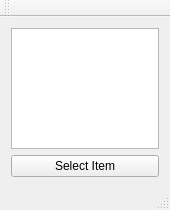
<?xml version="1.0" encoding="UTF-8"?>
<ui version="4.0">
 <class>MainWindow</class>
 <widget class="QMainWindow" name="MainWindow">
  <property name="geometry">
   <rect>
    <x>0</x>
    <y>0</y>
    <width>170</width>
    <height>210</height>
   </rect>
  </property>
  <property name="minimumSize">
   <size>
    <width>170</width>
    <height>210</height>
   </size>
  </property>
  <property name="maximumSize">
   <size>
    <width>170</width>
    <height>210</height>
   </size>
  </property>
  <property name="windowTitle">
   <string>QListWidget</string>
  </property>
  <widget class="QWidget" name="centralWidget">
   <layout class="QVBoxLayout" name="verticalLayout_2">
    <item>
     <layout class="QVBoxLayout" name="verticalLayout">
      <item>
       <widget class="QListWidget" name="listWidget"/>
      </item>
      <item>
       <widget class="QPushButton" name="pushButton">
        <property name="text">
         <string>Select Item</string>
        </property>
       </widget>
      </item>
     </layout>
    </item>
   </layout>
  </widget>
  <widget class="QMenuBar" name="menuBar">
   <property name="geometry">
    <rect>
     <x>0</x>
     <y>0</y>
     <width>170</width>
     <height>22</height>
    </rect>
   </property>
  </widget>
  <widget class="QToolBar" name="mainToolBar">
   <attribute name="toolBarArea">
    <enum>TopToolBarArea</enum>
   </attribute>
   <attribute name="toolBarBreak">
    <bool>false</bool>
   </attribute>
  </widget>
  <widget class="QStatusBar" name="statusBar"/>
 </widget>
 <layoutdefault spacing="6" margin="11"/>
 <resources/>
 <connections/>
</ui>
